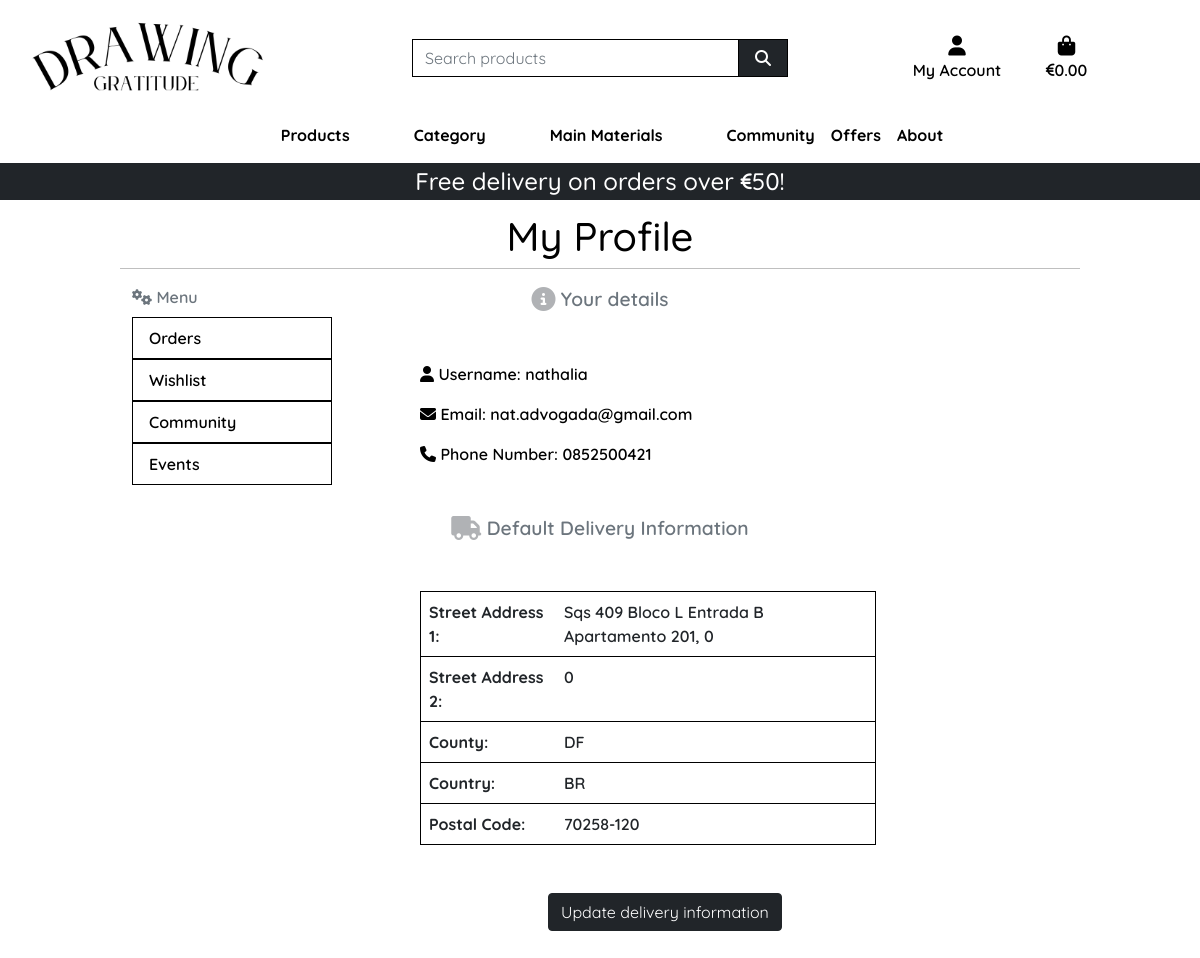
/profile/ (signed in), run on the app's committed database.
### profiles/models.py (models this page shows, shortened)
class UserProfile(models.Model):
    user = models.OneToOneField(User, on_delete=models.CASCADE)
    default_phone_number = models.CharField(max_length=20, null=True, blank=True)
    default_street_address1 = models.CharField(max_length=80, null=True, blank=True)
    default_street_address2 = models.CharField(max_length=80, null=True, blank=True)
    default_town_or_city = models.CharField(max_length=40, null=True, blank=True)
    default_county = models.CharField(max_length=80, null=True, blank=True)
    default_country = CountryField(blank_label='Country', null=True, blank=True)
    default_postcode = models.CharField(max_length=20, null=True, blank=True)

### profiles/views.py (the view)
# urls.py: path('profile/', include('profiles.urls')),
@login_required
def profile(request):
    if request.user.is_authenticated:
        user_info = UserProfile.objects.get(user=request.user)
    template = 'profiles/profile.html'
    context = {
        'on_profile_page': True,
        'user_info': user_info,
    }
    return render(request, template, context)

### bag/contexts.py (called while the page is built, shortened)
def bag_contents(request):
    bag_items = []
    total = 0
    total_discounted_price = 0
    product_count = 0
    bag = request.session.get('bag', {})
    delivery = total * Decimal(settings.STANDARD_DELIVERY_PERCENTAGE / 100) if total < settings.FREE_DELIVERY_THRESHOLD else 0
    grand_total = total + delivery
    context = {
        'bag_items': bag_items,
        'total': total,
        'total_discounted_price': total_discounted_price,
        'product_count': product_count,
        'delivery': delivery,
        'free_delivery_delta': max(0, settings.FREE_DELIVERY_THRESHOLD - total),
        'free_delivery_threshold': settings.FREE_DELIVERY_THRESHOLD,
        'grand_total': grand_total,
    }
    return context

### profiles/templates/profiles/profile.html (shortened to what this page needs)
{% extends "base.html" %}
{% load static %}
{% load crispy_forms_tags %}
{% block extra_css %}
    <link rel="stylesheet" href="{% static 'profiles/css/profile.css' %}">
{% endblock %}
{% block page_header %}
    <div class="container header-container">
    </div>
{% endblock %}
{% block content %}
    <div class="container">
        <div class="row">
            <h1 class="text-center mt-5 mb-2">My Profile</h1>
            <hr>
        </div>
        <div class="row">
            <div class="col-3">
                {% include 'includes/profile_navbar.html' %}
            </div>
            <div class="col-6">
                <p class="text-muted default-text text-center"><i class="fa-solid fa-circle-info fa-lg" style="color: #b0b2b5;"></i> Your details</p>
                <div class="m-5">
                    <p><i class="fa-solid fa-user"></i> Username: {{ user_info.user.username }}</p>
                    <p><i class="fa-solid fa-envelope"></i> Email: {{ user_info.user.email }}</p>
                    <p><i class="fa-solid fa-phone"></i> Phone Number: {{ user_info.default_phone_number }}</p>
                </div>
                <p class="text-muted default-text text-center"><i class="fa-solid fa-truck fa-lg" style="color: #b0b2b5;"></i> Default Delivery Information</p>
                <table class="table table-hover profile-table m-5">
                    <tbody>
                    <tr>
                        <th>Street Address 1:</th>
                        <td>{{ user_info.default_street_address1 }}</td>
                    </tr>
                    <tr>
                        <th>Street Address 2:</th>
                        <td>{{ user_info.default_street_address2 }}</td>
                    </tr>
                    <tr>
                        <th>County:</th>
                        <td>{{ user_info.default_county }}</td>
                    </tr>
                    <tr>
                        <th>Country:</th>
                        <td>{{ user_info.default_country }}</td>
                    </tr>
                    <tr>
                        <th>Postal Code:</th>
                        <td>{{ user_info.default_postcode }}</td>
                    </tr>
                    </tbody>
                </table>
                <a href="{% url 'update_profile' %}" class="btn btn-dark btn-profile">Update delivery information</a>
            </div>
        </div>
    </div>
{% endblock %}

### static/css/base.css (style rules this page uses)
html { height: 100%; }
body { background-color: white; font-family: "Quicksand", sans-serif; font-optical-sizing: auto; font-weight: 600; color: black; }
@media (min-width: 1200px) { .container { max-width: 80%; } }
@media (min-width: 992px) { .header-container { padding-top: 164px; } }

### profiles/static/profiles/css/profile.css (style rules this page uses)
.profile-table { border: 0.5px solid #000; border-radius: 20px; }
.default-text { font-size: larger; }
.btn-profile { margin: 0em 0em 2em 11em; }

### data on the page
UserProfile: user.username "nathalia", user.email "nat.advogada@gmail.com", default_phone_number "0852500421", default_street_address1 "Sqs 409 Bloco L Entrada B Apartamento 201, 0", default_street_address2 "0", default_county "DF", default_country "BR", default_postcode "70258-120"

### other printed values
{{ free_delivery_threshold }} "50"
